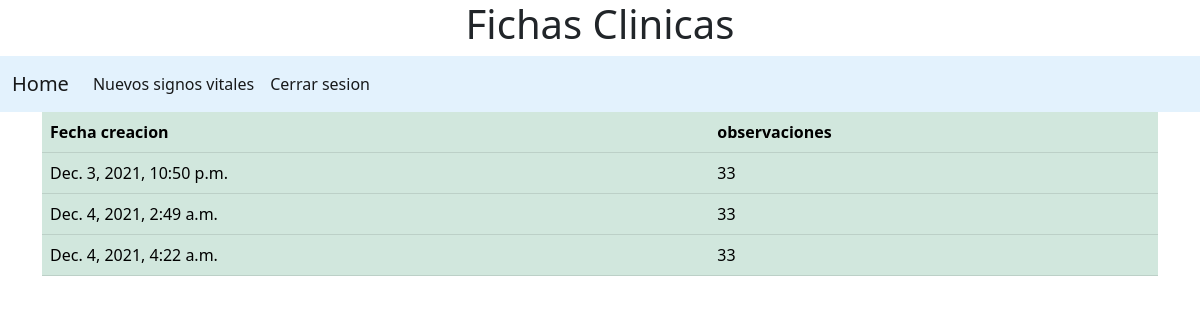
The app's page /SignosVitales/dfdf/ with its own data.
### paciente/models.py (models this page shows, shortened)
class SignosVitales(models.Model):
    id_signosvitales          = models.AutoField('id signos vitales', primary_key=True)
    temperatura               = models.CharField('Temperatura', null=True, max_length=50)
    respiracion               = models.CharField('Respiracion', null=True, max_length=50)
    tension                   = models.CharField('Tension', null=True, max_length=50)
    evaluacion                = models.CharField('Evaluacion', null=True, max_length=150)
    miccion                   = models.CharField('Miccion', null=True, max_length=150)
    vomito                    = models.CharField('Vomito', null=True, max_length=150)
    gases                     = models.CharField('Gases', null=True, max_length=50)
    dolor                     = models.CharField('Dolor', null=True, max_length=50)
    transfusion_sangre        = models.CharField('Transfusion de Sangre', null=True, max_length=100)
    frecuencia_cardiaca       = models.CharField('Frecuencia Cardiaca', null=True, max_length=50)
    saturacion                = models.CharField('Saturacion', null=True, max_length=50)
    presion_venosa_central    = models.CharField('Presión Venosa Central', null=True, max_length=50)
    presion_arterial_media    = models.CharField('Presión Arterial Media', null=True, max_length=50)
    peso                      = models.CharField('Peso', null=True, max_length=50)
    talla                     = models.CharField('Talla', null=True, max_length=50)
    Presion_Intracraneal      = models.CharField('Temperatura', null=True, max_length=50)
    Presion_arterial_pulmonar = models.CharField('Temperatura', null=True, max_length=50)
    observaciones             = models.CharField('Observaciones', null=True, max_length=50)
    temperatura               = models.CharField('Temperatura', null=True, max_length=50)
    paciente_rut              = models.ForeignKey(Paciente,on_delete=models.CASCADE)
    fecha_creacion            = models.DateTimeField('Fecha registro', default=timezone.now)
    class meta:
        verbose_name = 'Signos Vitales'
        verbose_name_plural = 'Signos Vitales'

### paciente/views.py (the view)
# urls.py: path('SignosVitales/<str:rut>/', SignosViews.as_view(), name='signosVitales'),
class SignosViews(ListView):
    model = SignosVitales
    template_name = 'signosVitales.html'

### paciente/templates/signosVitales.html (shortened to what this page needs)
{% extends "signosbase.html"%}
{% block body %}
<section>
    <div class="container-sm paciente_signosvitales">
        <table class="table table-success table-striped">
            <thead>
                <tr>
                    <th>Fecha creacion</th>
                    <th>observaciones</th>
                </tr>
                {% for Signos in object_list %}
                    <tr>
                        <td>{{Signos.fecha_creacion}}</td>
                        <td>{{Signos.observaciones}}</td>
                    </tr>
                {% endfor%}
            </thead>
        </table>
</section>
{% endblock %}

### records on screen
SignosVitales: fecha_creacion "Dec. 3, 2021, 10:50 p.m.", observaciones "33"
SignosVitales: fecha_creacion "Dec. 4, 2021, 2:49 a.m.", observaciones "33"
SignosVitales: fecha_creacion "Dec. 4, 2021, 4:22 a.m.", observaciones "33"
